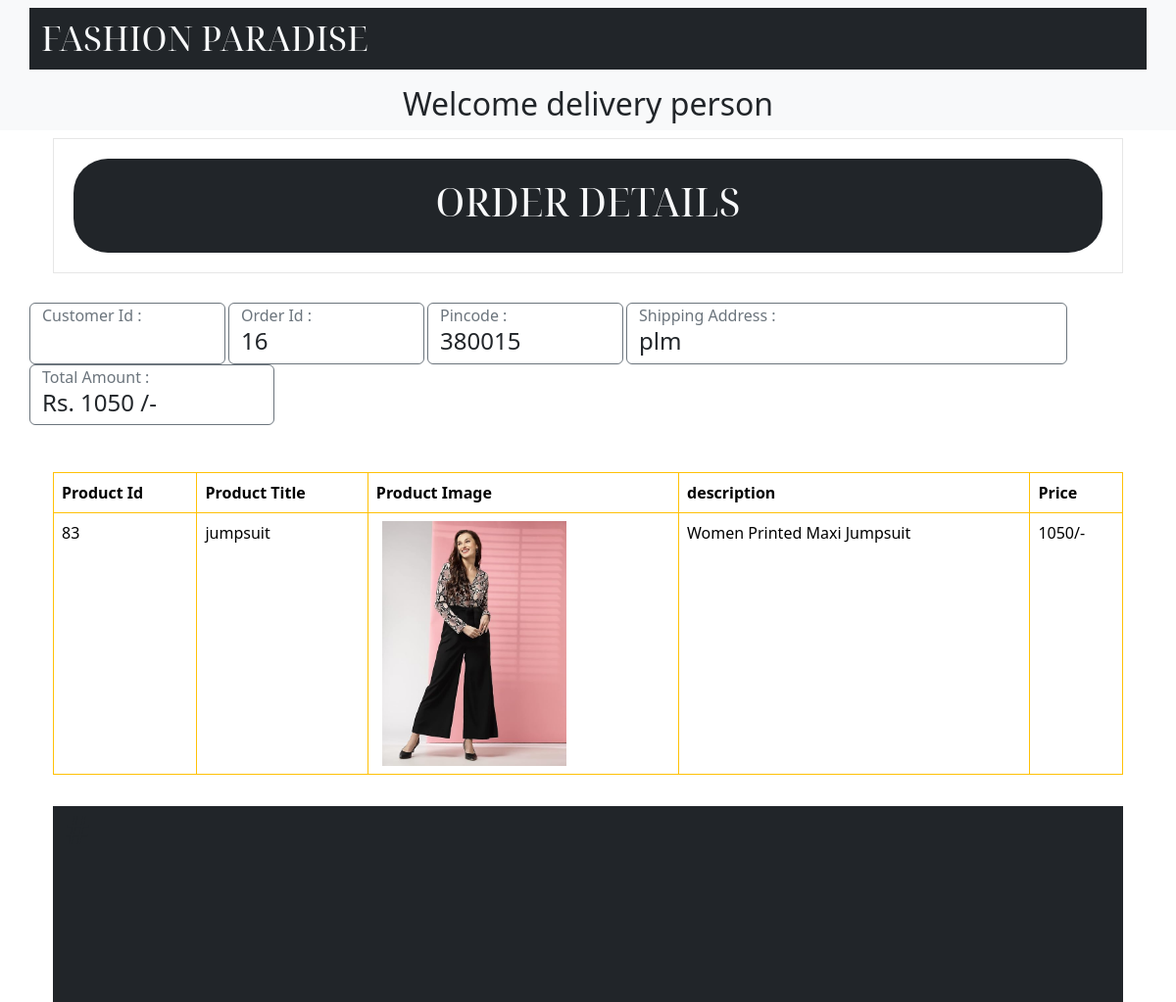
The app's page /delivery_person/delivery_person_see_order_details.php?see_order_details=16 (signed in) with its own data.
### tables this page shows
CREATE TABLE `orders` (
  `order_id` int(11) NOT NULL,
  `cust_id` int(11) NOT NULL,
  `dp_id` int(11) NOT NULL,
  `amount` decimal(10,0) NOT NULL,
  `num_of_item` int(11) NOT NULL,
  `payment_status` varchar(30) NOT NULL DEFAULT 'Pending',
  `order_date` timestamp NOT NULL DEFAULT current_timestamp(),
  `order_status` varchar(30) NOT NULL DEFAULT 'pending',
  `delivery_date` int(11) NOT NULL,
  `shipping_address` varchar(50) NOT NULL,
  `pincode` varchar(6) NOT NULL,
  `payment_method` varchar(20) NOT NULL DEFAULT 'COD'
);

CREATE TABLE `order_line_items` (
  `order_item_id` int(11) NOT NULL,
  `product_id` int(11) NOT NULL,
  `order_id` int(11) NOT NULL,
  `quantity` int(11) NOT NULL,
  `price` decimal(10,0) NOT NULL
);

CREATE TABLE `products` (
  `product_id` int(11) NOT NULL,
  `product_title` varchar(100) NOT NULL,
  `product_description` varchar(255) NOT NULL,
  `product_keywords` varchar(255) NOT NULL,
  `cat_id` int(11) NOT NULL,
  `product_image` varchar(255) NOT NULL,
  `product_price` int(50) NOT NULL,
  `date` timestamp NOT NULL DEFAULT current_timestamp(),
  `status` varchar(100) NOT NULL
);

### delivery_person/delivery_person_see_order_details.php (the view, shortened to what this page needs)
<?php
include ("../includes/connect.php");
?>
<!DOCTYPE html>
<html lang="en">
<head>
    <link rel="stylesheet" href="../bootstrap.css">
    <link rel="stylesheet"
        href="https://cdn.jsdelivr.net/npm/@fortawesome/fontawesome-free@6.4.2 bg-dark/css/fontawesome.min.css"
>
</head>
<body>
    <nav class="navbar navbar-expand-lg bg-body-tertiary">
        <div class="container bg-dark ">
            <a class="top-navbar navbar-brand text-light " href="#">FASHION PARADISE</a>
        </div>
    </nav>
    <div class="bg-light">
        <h2 class="text-center p-2">
            <?php
            if (isset($_SESSION["admin_of_fashion_paradise"])) {
                echo " Welcome " . $_SESSION["delivery_person_of_fashion_paradise"] . "";
            } else {
                echo "Welcome delivery person";
            }
            ?>
        </h2>
    </div>
    <div class="container">
        <div class="container">
            <div id="hotbox">
                <div class="box">
                    <div class="shop_by_cat container bg-dark text-light">
                        <div class="col-md-12">
                            <h1> ORDER details </h1>
                        </div>
                    </div>
                </div>
            </div>
        </div>
        <?php
        if (isset($_GET['see_order_details'])) {
            $fetch_order_id = (int) $_REQUEST['see_order_details'];
            $select_order_details = "select * from orders where order_id = $fetch_order_id";
            $result = mysqli_query($con, $select_order_details);
            while ($row = mysqli_fetch_assoc($result)) {
                $amt = $row["amount"];
                $ship = $row["shipping_address"];
                $pincode = $row["pincode"];
                echo "<div class='row'>";
                echo "<div class='col-2 border border-secondary rounded a'>";
                echo "<p class='mb-0 text-secondary'> Customer Id : </p>";
                echo "</div>";
                echo "<div class='col-3 border border-secondary b rounded'>";
                echo "<p class='mb-0 text-secondary'> Order Id : </p>";
                echo "<h4> " . $fetch_order_id . " </h4>";
                echo "</div>";
                echo "<div class='col-3 border border-secondary d rounded'>";
                echo "<p class='mb-0 text-secondary'> Pincode : </p>";
                echo "<h4> " . $pincode . " </h4>";
                echo "</div>";
                echo "<div class='col-3 border border-secondary c rounded'>";
                echo "<p class='mb-0 text-secondary'> Shipping Address : </p>";
                echo "<h4> " . $ship . " </h4>";
                echo "</div>";
                echo "<div class='col-3 border border-secondary f rounded'>";
                echo "<p class='mb-0 text-secondary'> Total Amount : </p>";
                echo "<h4>  Rs. " . $amt . " /-</h4>";
                echo "</div>";
                echo "</div>";
            }
        }
        ?>
        <div class="container">
            <div class="row">
                <form action="" method="post">
                    <table class="table table-bordered border-warning mt-5">
                        <tbody>
                            <?php
                            echo "<thead>
                                <tr>
                                <th>Product Id</th>
                                    <th>Product Title</th>
                                    <th>Product Image</th>
                                    <th>description</th>
                                    <th>Price</th>
                                </tr>
                                </thead>";
                            $select_query = "SELECT * FROM order_line_items where order_id =  $fetch_order_id";
                            $result_query = mysqli_query($con, $select_query);
                            while ($rr = mysqli_fetch_assoc($result_query)) {
                                $product_id = $rr["product_id"];
                                $select_query = "SELECT * FROM products where product_id = $product_id";
                                $result_select_query = mysqli_query($con, $select_query);
                                while ($row = mysqli_fetch_assoc($result_select_query)) {
                                    $product_title = $row['product_title'];
                                    $product_description = $row['product_description'];
                                    $product_image = $row['product_image'];
                                    $product_price = $row['product_price'];
                                    ?>
                                    <tr>
                                        <td>
                                            <?php
                                            echo $product_id;
                                            ?>
                                        </td>
                                        <td>
                                            <?php
                                            echo $product_title;
                                            ?>
                                        </td>
                                        <td>
                                            <img class="cart_image" src="../admin_area/product_images/<?php echo $product_image; ?>"
                                                alt="product_image">
                                        </td>
                                        <td>
                                            <?php
                                            echo $product_description;
                                            ?>
                                        </td>
                                        <td>
                                            <?php
                                            echo $product_price . "/-";
                                            ?>
                                        </td>
                                    </tr>
                                </tbody>
                                <?php
                                }
                            }
                            ?>
                    </table>
            </div>
            <div class="container-fluid bg-dark mt-3 mb-0">
                <h1 class="text-dark" style="margin-bottom:0%; height:200px;">#</h1>
            </div>
</body>
</html>

### delivery_person/delivery_person_see_order_details.php (style rules this page uses)
body { margin: 0; padding: 0; overflow: none; }
.top-navbar { font-size: 35px; font-family: "Orbitron", sans-serif; font-optical-sizing: auto; font-weight: 300; font-style: normal; }
.top-navbar { font-family: "Noto Serif Display", serif; font-optical-sizing: auto; font-weight: 400; font-style: normal; font-variation-settings: "wdth" 100; }
.box { background-color: #fff; margin: 0px 0px 30px; border: solid 1px #e6e6e6; padding: 20px; box-shadow: 0 1ox 5px rgba(0, 0, 0, 0.1); }
#hotbox { text-transform: uppercase; font-size: 36px; color: #4993e4; font-weight: 100; text-align: center; }
.shop_by_cat { padding: 20px; border-radius: 35px; font-family: "Noto Serif Display", serif; font-optical-sizing: auto; font-weight: 700; font-style: normal; font-variation-settings: "wdth" 100; color: aqua; }
img { width: 200px; height: 250px; object-fit: contain; }
.a, .b, .c, .d { margin-right: 3px; width: 200px; }
.c { width: 450px; word-wrap: break-word; }
.d { margin-right: 3px; width: 200px; }
.f { margin-right: 3px; width: 250px; }

### records on screen
orders: pincode "380015", shipping_address "plm", amount "1050"
order_line_items: product "83"
products: product_title "jumpsuit", product_image (picture), product_description "Women Printed Maxi Jumpsuit", product_price "1050"
